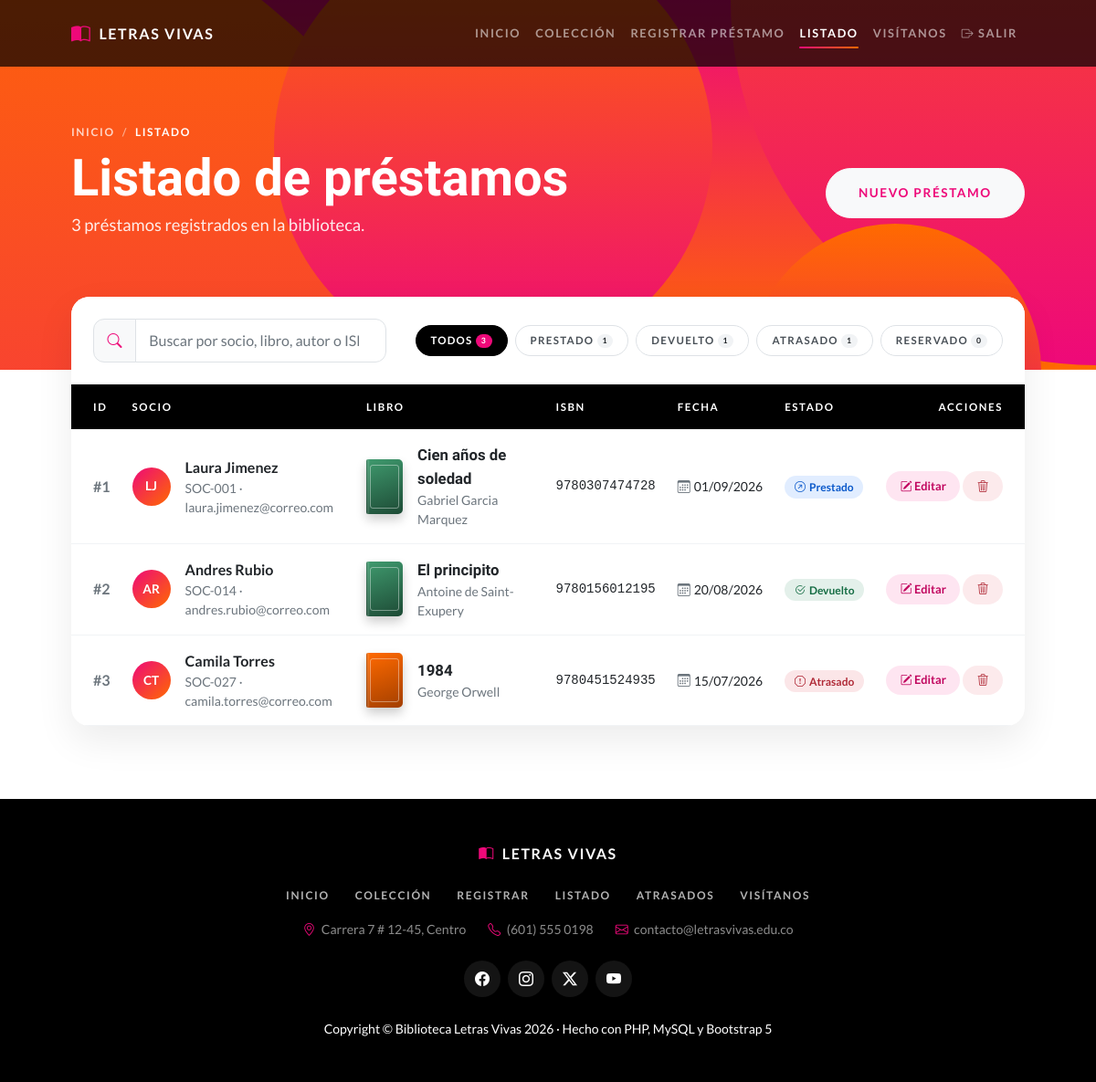
/listar.php (signed in), run on the app's committed database.
### tables this page shows
CREATE TABLE `prestamos` (
  `id_prestamo` int NOT NULL,
  `estado_prestamo` varchar(15) NOT NULL,
  `codigo_socio` varchar(15) NOT NULL,
  `nombre_socio` varchar(40) NOT NULL,
  `titulo_libro` varchar(80) NOT NULL,
  `autor_libro` varchar(40) NOT NULL,
  `correo_socio` varchar(60) NOT NULL,
  `isbn` varchar(20) NOT NULL,
  `fecha_prestamo` date NOT NULL
);

### includes/seguridad.php (called while the page is built, shortened)
<?php
function usuarioActual(): ?string
{
    return $_SESSION['usuario'] ?? null;
}

### listar.php (the view, shortened to what this page needs)
<?php
require_once 'includes/seguridad.php';
require_once 'conexion.php';
require_once 'includes/helpers.php';
try {
    $sql = "SELECT id_prestamo, estado_prestamo, codigo_socio, nombre_socio,
            titulo_libro, autor_libro, correo_socio, isbn, fecha_prestamo
            FROM prestamos ORDER BY id_prestamo";
    $stmt = $conn->prepare($sql);
    $stmt->execute();
    $prestamos = $stmt->fetchAll();
} catch (PDOException $e) {
    errorBaseDatos($e);
}
$resaltado = (int) ($_GET['id'] ?? 0);
$busqueda = $_GET['q'] ?? '';
$conteo = array_count_values(array_column($prestamos, 'estado_prestamo'));
$activo = 'listar';
require 'includes/header.php';
?>
<header class="masthead masthead-pagina text-white">
    <div class="masthead-content">
        <div class="container px-5">
            <nav aria-label="breadcrumb">
                <ol class="breadcrumb breadcrumb-light mb-2">
                    <li class="breadcrumb-item"><a href="index.php">Inicio</a></li>
                    <li class="breadcrumb-item active" aria-current="page">Listado</li>
                </ol>
            </nav>
            <div class="d-flex flex-wrap justify-content-between align-items-center gap-3">
                <div>
                    <h1 class="masthead-heading mb-1">Listado de préstamos</h1>
                    <p class="masthead-lead mb-0"><?= count($prestamos) ?> préstamos registrados en la biblioteca.</p>
                </div>
                <a href="registrar.php" class="btn btn-light btn-lg rounded-pill text-primary">Nuevo préstamo</a>
            </div>
        </div>
    </div>
    <?= circulos() ?>
</header>
<section class="container px-3 px-sm-4 px-lg-5 page-body">
    <div class="card table-card">
        <div class="card-header bg-white border-0 p-4">
            <div class="row g-3 align-items-center">
                <div class="col-xl-4">
                    <div class="input-group search-box">
                        <span class="input-group-text"><i class="bi bi-search"></i></span>
                        <input type="search" id="buscar" class="form-control" placeholder="Buscar por socio, libro, autor o ISBN..." value="<?= htmlspecialchars($busqueda) ?>">
                    </div>
                </div>
                <div class="col-xl-8">
                    <div class="d-flex flex-wrap gap-2 justify-content-xl-end" id="filtros">
                        <button class="btn btn-filtro rounded-pill active" data-estado="">Todos <span class="badge rounded-pill"><?= count($prestamos) ?></span></button>
                        <?php foreach (['Prestado', 'Devuelto', 'Atrasado', 'Reservado'] as $e): ?>
                            <button class="btn btn-filtro rounded-pill" data-estado="<?= $e ?>"><?= $e ?> <span class="badge rounded-pill"><?= $conteo[$e] ?? 0 ?></span></button>
                        <?php endforeach; ?>
                    </div>
                </div>
            </div>
        </div>
        <div class="table-responsive">
            <table class="table table-biblio align-middle mb-0">
                <thead>
                    <tr>
                        <th>ID</th>
                        <th>Socio</th>
                        <th>Libro</th>
                        <th>ISBN</th>
                        <th>Fecha</th>
                        <th>Estado</th>
                        <th class="text-end">Acciones</th>
                    </tr>
                </thead>
                <tbody>
                    <?php if (count($prestamos) > 0): ?>
                        <?php foreach ($prestamos as $prestamo): ?>
                            <tr data-estado="<?= htmlspecialchars($prestamo['estado_prestamo']) ?>" class="<?= $resaltado === (int) $prestamo['id_prestamo'] ? 'fila-resaltada' : '' ?>">
                                <td class="fw-semibold text-muted">#<?= htmlspecialchars($prestamo['id_prestamo']) ?></td>
                                <td>
                                    <div class="d-flex align-items-center gap-3">
                                        <span class="avatar"><?= iniciales($prestamo['nombre_socio']) ?></span>
                                        <div>
                                            <div class="fw-semibold"><?= htmlspecialchars($prestamo['nombre_socio']) ?></div>
                                            <div class="small text-muted"><?= htmlspecialchars($prestamo['codigo_socio']) ?> · <?= htmlspecialchars($prestamo['correo_socio']) ?></div>
                                        </div>
                                    </div>
                                </td>
                                <td class="celda-libro">
                                    <div class="d-flex align-items-center gap-3">
                                        <?= portada($prestamo['isbn'], $prestamo['titulo_libro'], $prestamo['autor_libro'], 'portada-xs') ?>
                                        <div>
                                            <div class="fw-semibold libro-titulo"><?= htmlspecialchars($prestamo['titulo_libro']) ?></div>
                                            <div class="small text-muted"><?= htmlspecialchars($prestamo['autor_libro']) ?></div>
                                        </div>
                                    </div>
                                </td>
                                <td class="small font-monospace"><?= htmlspecialchars($prestamo['isbn']) ?></td>
                                <td class="small text-nowrap"><i class="bi bi-calendar3 me-1 text-muted"></i><?= date('d/m/Y', strtotime($prestamo['fecha_prestamo'])) ?></td>
                                <td><?= badgeEstado($prestamo['estado_prestamo']) ?></td>
                                <td class="text-end text-nowrap">
                                    <a href="editar.php?id=<?= urlencode($prestamo['id_prestamo']) ?>" class="btn btn-sm btn-accion btn-editar rounded-pill" title="Editar"><i class="bi bi-pencil-square"></i> Editar</a>
                                    <button type="button" class="btn btn-sm btn-accion btn-eliminar rounded-pill" title="Eliminar"
                                        data-bs-toggle="modal" data-bs-target="#modalEliminar"
                                        data-id="<?= htmlspecialchars($prestamo['id_prestamo']) ?>"
                                        data-libro="<?= htmlspecialchars($prestamo['titulo_libro']) ?>"><i class="bi bi-trash3"></i></button>
                                </td>
                            </tr>
                        <?php endforeach; ?>
                    <?php endif; ?>
                </tbody>
            </table>
        </div>
    </div>
</section>
<?php
require 'includes/footer.php';
?>

### includes/header.php (shortened to what this page needs)
<?php
require_once __DIR__ . '/seguridad.php';
require_once __DIR__ . '/helpers.php';
$activo = $activo ?? '';
$plantilla = 'startbootstrap-one-page-wonder-gh-pages';
?>
<!DOCTYPE html>
<html lang="es">
<head>
    <link href="<?= $plantilla ?>/css/styles.css" rel="stylesheet">
    <link href="https://cdn.jsdelivr.net/npm/bootstrap-icons@1.11.3/font/bootstrap-icons.min.css" rel="stylesheet">
    <link rel="stylesheet" href="estilo.css?v=<?= filemtime(__DIR__ . '/../estilo.css') ?>">
</head>
<body id="page-top">
    <nav class="navbar navbar-expand-lg navbar-dark navbar-custom navbar-biblio fixed-top">
        <div class="container px-5">
            <a class="navbar-brand d-flex align-items-center gap-2" href="index.php">
                <i class="bi bi-book-half text-primary"></i>Letras Vivas
            </a>
            <div class="collapse navbar-collapse" id="menu">
                <ul class="navbar-nav ms-auto">
                    <li class="nav-item"><a class="nav-link <?= $activo === 'inicio' ? 'active' : '' ?>" href="index.php">Inicio</a></li>
                    <li class="nav-item"><a class="nav-link" href="index.php#coleccion">Colección</a></li>
                    <li class="nav-item"><a class="nav-link <?= $activo === 'registrar' ? 'active' : '' ?>" href="registrar.php">Registrar préstamo</a></li>
                    <li class="nav-item"><a class="nav-link <?= $activo === 'listar' ? 'active' : '' ?>" href="listar.php">Listado</a></li>
                    <li class="nav-item"><a class="nav-link" href="index.php#visitanos">Visítanos</a></li>
                    <?php if (usuarioActual() !== null): ?>
                        <li class="nav-item">
                            <form action="logout.php" method="post" class="m-0">
                                <button type="submit" class="nav-link" title="Sesión de <?= htmlspecialchars(usuarioActual()) ?>"><i class="bi bi-box-arrow-right me-1"></i>Salir</button>
                            </form>
                        </li>
                    <?php else: ?>
                        <li class="nav-item"><a class="nav-link <?= $activo === 'login' ? 'active' : '' ?>" href="login.php"><i class="bi bi-person-lock me-1"></i>Entrar</a></li>
                    <?php endif; ?>
                </ul>
            </div>
        </div>
    </nav>
    <main>

### includes/helpers.php (shortened to what this page needs)
<?php
function badgeEstado(string $estado): string
{
    $mapa = [
        'Prestado'  => ['estado-prestado', 'bi-arrow-up-right-circle'],
        'Devuelto'  => ['estado-devuelto', 'bi-check2-circle'],
        'Atrasado'  => ['estado-atrasado', 'bi-exclamation-octagon'],
        'Reservado' => ['estado-reservado', 'bi-bookmark-star'],
    ];
    [$clase, $icono] = $mapa[$estado] ?? ['bg-secondary', 'bi-question-circle'];
    return '<span class="badge badge-estado ' . $clase . '"><i class="bi ' . $icono . ' me-1"></i>'
        . htmlspecialchars($estado) . '</span>';
}
function portada(string $isbn, string $titulo, string $autor = '', string $clase = ''): string
{
    $tono = 'tono-' . (abs(crc32($titulo)) % 5 + 1);
    $url = 'https://covers.openlibrary.org/b/isbn/' . rawurlencode($isbn) . '-M.jpg?default=false';
    return '<div class="portada ' . $clase . ' ' . $tono . '">'
        . '<div class="portada-respaldo"><span class="portada-titulo">' . htmlspecialchars($titulo) . '</span>'
        . '<span class="portada-autor">' . htmlspecialchars($autor) . '</span></div>'
        . '<img src="' . $url . '" alt="Portada de ' . htmlspecialchars($titulo) . '" loading="lazy" onerror="this.remove()">'
        . '</div>';
}
function circulos(): string
{
    return '<div class="bg-circle-1 bg-circle"></div><div class="bg-circle-2 bg-circle"></div>'
        . '<div class="bg-circle-3 bg-circle"></div><div class="bg-circle-4 bg-circle"></div>';
}
function iniciales(string $nombre): string
{
    $partes = preg_split('/\s+/', trim($nombre));
    $ini = mb_substr($partes[0] ?? '', 0, 1) . mb_substr($partes[1] ?? '', 0, 1);
    return htmlspecialchars(mb_strtoupper($ini));
}

### includes/footer.php (shortened to what this page needs)
    </main>
    <footer class="footer-biblio py-5 bg-black">
        <div class="container px-5 text-center">
            <a class="footer-marca" href="index.php"><i class="bi bi-book-half text-primary me-2"></i>Letras Vivas</a>
            <ul class="footer-links">
                <li><a href="index.php">Inicio</a></li>
                <li><a href="index.php#coleccion">Colección</a></li>
                <li><a href="registrar.php">Registrar</a></li>
                <li><a href="listar.php">Listado</a></li>
                <li><a href="listar.php?q=Atrasado">Atrasados</a></li>
                <li><a href="index.php#visitanos">Visítanos</a></li>
            </ul>
            <p class="footer-contacto">
                <span><i class="bi bi-geo-alt"></i>Carrera 7 # 12-45, Centro</span>
                <span><i class="bi bi-telephone"></i>(601) 555 0198</span>
                <span><i class="bi bi-envelope"></i>contacto@letrasvivas.edu.co</span>
            </p>
            <div class="d-flex justify-content-center gap-2 mb-4">
                <a href="#" class="social" aria-label="Facebook"><i class="bi bi-facebook"></i></a>
                <a href="#" class="social" aria-label="Instagram"><i class="bi bi-instagram"></i></a>
                <a href="#" class="social" aria-label="X"><i class="bi bi-twitter-x"></i></a>
                <a href="#" class="social" aria-label="YouTube"><i class="bi bi-youtube"></i></a>
            </div>
            <p class="m-0 text-white small">Copyright &copy; Biblioteca Letras Vivas <?= date('Y') ?> · Hecho con PHP, MySQL y Bootstrap 5</p>
        </div>
    </footer>
</body>
</html>

### data on the page
prestamos: id_prestamo "1", nombre_socio "LJ", nombre_socio "Laura Jimenez", codigo_socio "SOC-001", correo_socio "laura.jimenez@correo.com", titulo_libro "Cien años de soledad", autor_libro "Gabriel Garcia Marquez", isbn "9780307474728", fecha_prestamo "01/09/2026", estado_prestamo "Prestado"
prestamos: id_prestamo "2", nombre_socio "AR", nombre_socio "Andres Rubio", codigo_socio "SOC-014", correo_socio "andres.rubio@correo.com", titulo_libro "El principito", autor_libro "Antoine de Saint-Exupery", isbn "9780156012195", fecha_prestamo "20/08/2026", estado_prestamo "Devuelto"
prestamos: id_prestamo "3", nombre_socio "CT", nombre_socio "Camila Torres", codigo_socio "SOC-027", correo_socio "camila.torres@correo.com", titulo_libro "1984", autor_libro "George Orwell", isbn "9780451524935", fecha_prestamo "15/07/2026", estado_prestamo "Atrasado"

### other printed values
count($prestamos) "3"
$e "PRESTADO"
$e "DEVUELTO"
$e "ATRASADO"
$e "RESERVADO"
$conteo[$e] "0"
